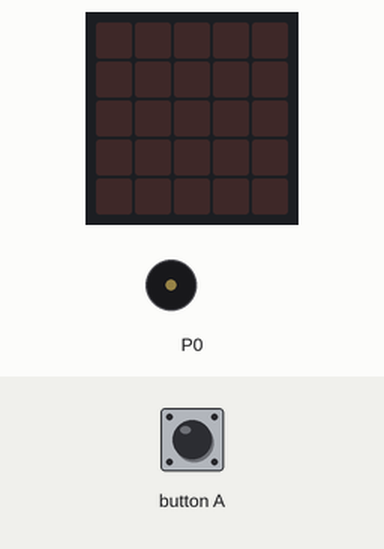
A program run on a simulated BBC micro:bit (MakeCode). Shown: the board's 5×5 LED display, buzzer (waves = sounding). The inputs (shaded band) are chosen by the test bench. Random numbers come from a fixed seed.

Above: at 1.2 s.
1.3 s: button A pressed for 0.15 s
At 1.9 s:
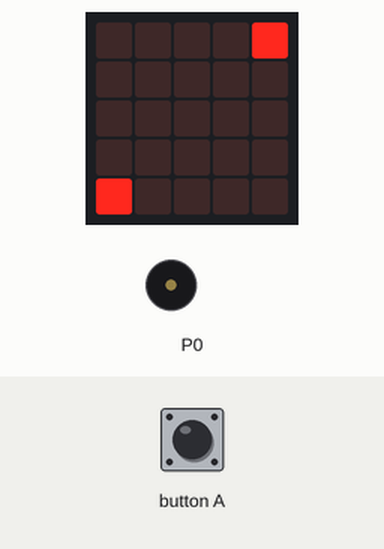
3.0 s: button A pressed for 0.15 s
At 4.4 s:
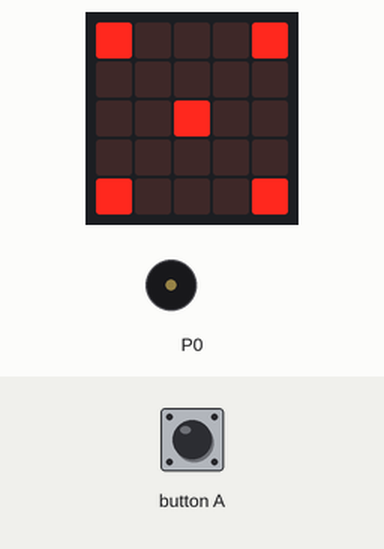
4.7 s: button A pressed for 0.15 s
At 5.7 s:
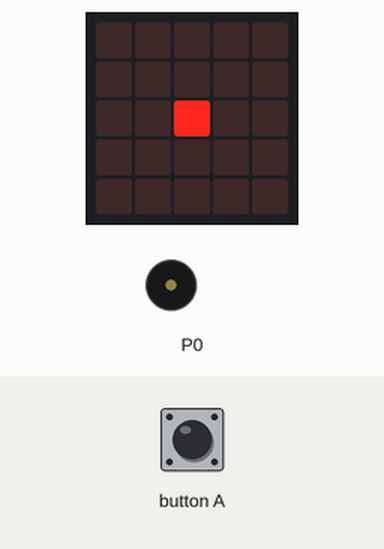
6.4 s: button A pressed for 0.15 s
At 6.9 s:
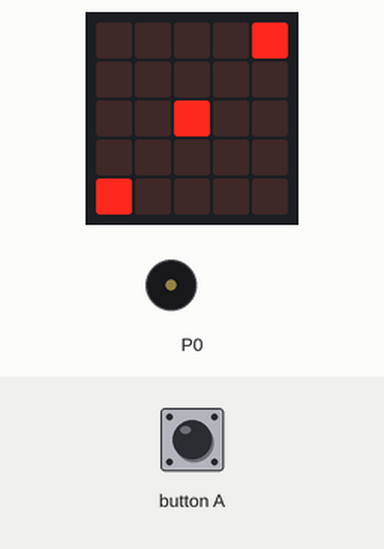
8.1 s: button A pressed 5 times (0.12 s each, 0.3 s apart)
At 10.9 s:
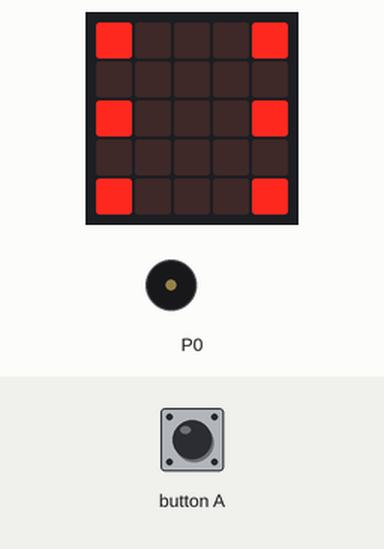
11.1 s: button A pressed 2 times (0.12 s each, 0.3 s apart)
At 11.48 s:
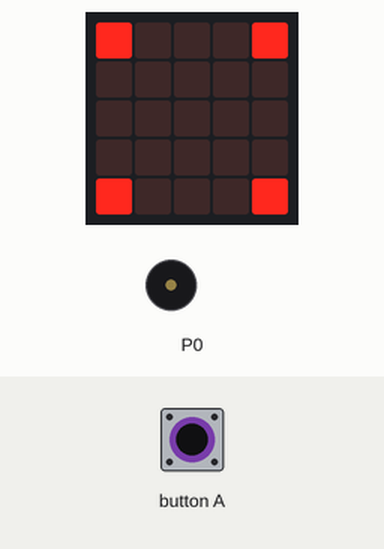
Timing chart, 0 to 14.1 s (numbered marks = the images above; inputs shaded):
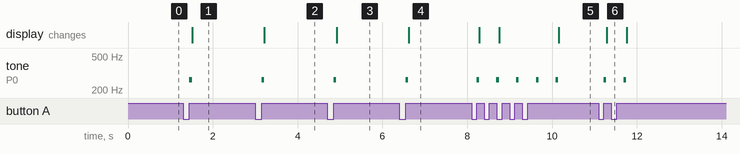

Measured:
- after the input at 1.3 s, tone on P0: silent → 262 Hz after 0.15 s, → silent 0.06 s later; the display: changes after 0.22 s (image 1)
- after the input at 3.0 s, tone on P0: silent → 262 Hz after 0.15 s, → silent 0.06 s later; the display: changes after 0.22 s (image 2)
- after the input at 4.7 s, tone on P0: silent → 262 Hz after 0.15 s, → silent 0.06 s later; the display: changes after 0.22 s (image 3)
- after the input at 6.4 s, tone on P0: silent → 262 Hz after 0.15 s, → silent 0.06 s later; the display: changes after 0.22 s (image 4)
- after the input at 8.1 s, tone on P0: alternates 262 Hz for 0.06 s and silent for 0.41 s, 10 changes in all, then stays silent, starting after 0.12 s; the display: first changes after 0.19 s (image 5 shows a later state)
- after the input at 11.1 s, tone on P0: alternates 262 Hz for 0.06 s and silent for 0.41 s, 4 changes in all, then stays silent, starting after 0.12 s; the display: changes after 0.19 s (image 6)

The program:

main.ts
```typescript
let dice = 0
input.onButtonPressed(Button.A, function on_button_pressed_a() {

    music.playTone(262, music.beat(BeatFraction.Eighth))
    dice = randint(1, 6)
    if (dice == 1) {
        basic.showLeds(`
            . . . . .
            . . . . .
            . . # . .
            . . . . .
            . . . . .
            `)
    } else if (dice == 2) {
        basic.showLeds(`
            . . . . #
            . . . . .
            . . . . .
            . . . . .
            # . . . .
            `)
    } else if (dice == 3) {
        basic.showLeds(`
            . . . . #
            . . . . .
            . . # . .
            . . . . .
            # . . . .
            `)
    } else if (dice == 4) {
        basic.showLeds(`
            # . . . #
            . . . . .
            . . . . .
            . . . . .
            # . . . #
            `)
    } else if (dice == 5) {
        basic.showLeds(`
            # . . . #
            . . . . .
            . . # . .
            . . . . .
            # . . . #
            `)
    } else if (dice == 6) {
        basic.showLeds(`
            # . . . #
            . . . . .
            # . . . #
            . . . . .
            # . . . #
            `)
    }

})
```

test.ts
```typescript
// テストはここに来ます。このパッケージが拡張機能として使用されるときにはコンパイルされません。
```
